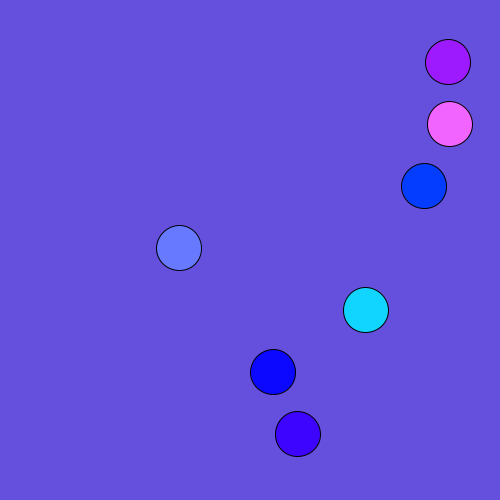
Frame 1 (no input)
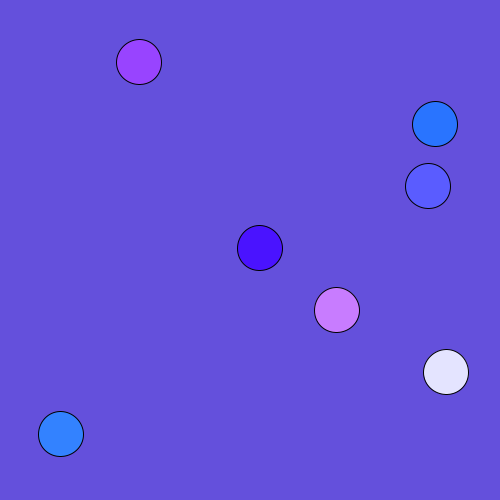
Frame 60 (the mouse pressed at the canvas centre just before this capture)
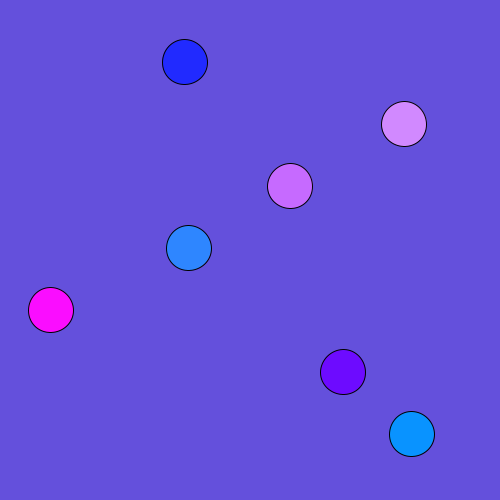
Frame 120 (the mouse held since frame 60 and released just before this capture)

The Processing sketch that drew these frames (run headless with seeded random() and noise(); from frame 60 on, the mouse is pressed at the canvas centre):

// Processing sketch: processing_152300
// ── processing_152300.pde

/*
 * Creative Coding
 * Exercise w_03_02 -JugglingActD
 * by DEFurugen
 *
 * This program demonstrates the use of arrays.
 * It creates three arrays that store the y-position, speed and phase of some oscillating circles.
 * You can change the number of circles by changing the value of num in setup()
 * You can change the background colour by holding the left mouse button and dragging.
 * 
 */

int     num;    // the number of items in the array (# of circles)
float   radius; // radius of each circle
float[] x;      // x-position of each circle 
float[] y;      // y-position of each circle (fixed)
float[] speed;  // speed of each circle
float[] phase;  // phase of each circle

float red = 100;
float green = 80;
float blue = 220;

void setup() {
  size(500, 500);

  num = 7;
  radius = 45;
  
  // allocate space for each array
  x = new float[num];
  y = new float[num];
  speed = new float[num];
  phase = new float[num]; 

  // calculate the gap in y based on the number of circles
  float gap = height / (num + 1);

  //setup an initial value for each item in the array
  for (int i=0; i<num; i++) {
    y[i] = gap * (i + 1);      // y is constant for each so can be calculated once
    speed[i] = random(6);
    phase[i] = random(TWO_PI);
  }
}
   
void draw() {
  background (red, green, blue);

  for (int i=0; i<num; i++) {
    // calculate the x-position of each ball based on the speed, phase and current frame
    x[i] = width/2 + sin(radians(frameCount*speed[i] ) + phase[i])* 200;
    fill (random(255), random(255), 255);
    ellipse(x[i], y[i], radius, radius);
  }
}


// change the background colour if the mouse is dragged
void mouseDragged() {
  red = map(mouseX, 0, width, 0, random(255));
  green = map(mouseY, 0, height, 0, random (255));
  blue = map(mouseX+mouseY, 0, width+height, random(255), 0);
}
 
 void mousePressed() {
   
  for(int i=0; i<num; i++){
  if (dist(mouseX, mouseY, x[i], y[i]) <= radius) {
    if (speed[i] > 0){ //moving
      speed[i] = 0;
    } else {
      speed[i] = random(6);
      phase[i] = random(HALF_PI);
    }
   }
 }
} 
 
